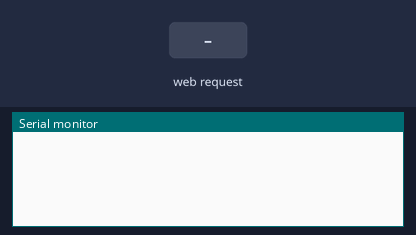
Bench run of a sketch on a simulated ESP8266 (NodeMCU). Parts: the last lines printed to the serial monitor. Inputs (shaded band) come from the test bench. Storage starts empty.

Above: at 1.2 s.
1.3 s: HTTP request GET /saveconfig received
At 2.5 s:
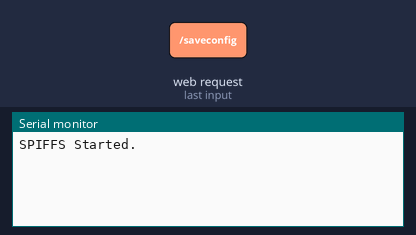
2.8 s: HTTP request GET /readconfig received
At 4.0 s:
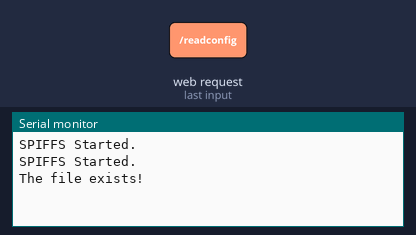

The sketch:

web.ino
```cpp
#include <FS.h>
#include <WiFiUdp.h>
#include <ESP8266WiFi.h>
#include <ESP8266WebServer.h>
#include <ArduinoJson.h>
#include <ESP8266HTTPClient.h>

#ifdef ESP32
#include <SPIFFS.h>
#endif

ESP8266WebServer webServer(80);

#define ACCESSORY_NAME  ("人体存在传感器")
#define ACCESSORY_SN  ("SN_20220713")
#define ACCESSORY_MANUFACTURER ("bilibili:白纸最开心; 抖音:白纸最开心; github:https://github.com/wisonlau/arduino_webconfig")
#define ACCESSORY_MODEL  ("XBPB004")
#define compile_time "2022-07-16 20:20:20"

String WifiPrefix = "motion-";
String config_path = "/config.json";

uint8_t MAC_array_STA[6];
uint8_t MAC_array_AP[6];
char MAC_CHAR_STA[18];
char MAC_CHAR_AP[18];

// config
char radar_exist[255]; // 雷达有人射频
char radar_not_exist[255]; // 雷达无人射频
char infrared_ray_exist[255]; // 红外有人射频
char infrared_ray_not_exist[255]; // 红外无人射频
int delay_report = 5; // 延时上报
char location[255]; // 位置
String read_config_data = ""; // 读取到的配置数据

void setup() {
  Serial.begin(9600);
  wifiInit();
  webserverInit();
}

void wifiInit() {
  WiFi.mode(WIFI_AP_STA);
  IPAddress softLocal(192, 168, 4, 1);
  IPAddress softGateway(192, 168, 4, 1);
  IPAddress softSubnet(255, 255, 255, 0);
  WiFi.softAPConfig(softLocal, softGateway, softSubnet);
  String chipId = String(ESP.getChipId());
  String apName = WifiPrefix + chipId;
  const char *softAPName = apName.c_str();
  WiFi.softAP(softAPName);
}

void webserverInit() {
  webServer.on("/operate", operate);
  webServer.on("/clearconfig", clearconfig);
  webServer.on("/saveconfig", saveconfig);
  webServer.on("/readconfig", readconfig);
  webServer.on("/test", test);
  webServer.onNotFound(webpage);
  webServer.begin();
}

#include "Web_page.h"
void webpage() {
  webServer.send(200, "text/html", html_page);
}

void operate() {
  ESP.restart();
}

void clearconfig() {
  if (SPIFFS.begin()) {
    SPIFFS.remove(config_path);
    webServer.send(200, "application/json;charset=UTF-8;", "clear config success!");
  } else {
    SPIFFS.remove(config_path);
    webServer.send(200, "application/json;charset=UTF-8;", "clear config fail!");
  }
}

void saveconfig() {
  if (webServer.hasArg("radar_exist")) {
    strcpy(radar_exist, webServer.arg("radar_exist").c_str());
  }
  else
  {
    strcpy(radar_exist, "");
  }

  if (webServer.hasArg("radar_not_exist")) {
    strcpy(radar_not_exist, webServer.arg("radar_not_exist").c_str());
  }
  else
  {
    strcpy(radar_not_exist, "");
  }

  if (webServer.hasArg("infrared_ray_exist")) {
    strcpy(infrared_ray_exist, webServer.arg("infrared_ray_exist").c_str());
  }
  else
  {
    strcpy(infrared_ray_exist, "");
  }

  if (webServer.hasArg("infrared_ray_not_exist")) {
    strcpy(infrared_ray_not_exist, webServer.arg("infrared_ray_not_exist").c_str());
  }
  else
  {
    strcpy(infrared_ray_not_exist, "");
  }

  if (webServer.hasArg("delay_report")) {
    delay_report = webServer.arg("delay_report").toInt();
  }
  else
  {
    delay_report = 5;
  }

  if (webServer.hasArg("location")) {
    strcpy(location, webServer.arg("location").c_str());
  }
  else
  {
    strcpy(location, "");
  }

  DynamicJsonDocument json(1024);
  json["radar_exist"] = radar_exist;
  json["radar_not_exist"] = radar_not_exist;
  json["infrared_ray_exist"] = infrared_ray_exist;
  json["infrared_ray_not_exist"] = infrared_ray_not_exist;
  json["delay_report"] = delay_report;
  json["location"] = location;
  String output;
  serializeJson(json, output);

  if (delay_report)
  {
    boolean save_status = saveConfigFunc(output);
  }

  webServer.send(200, "application/json;charset=UTF-8;", output);
}

void readconfig() {
  readConfigFunc();
  webServer.send(200, "application/json;charset=UTF-8;", read_config_data);
}

void test() {
  webServer.send(200, "application/json;charset=UTF-8;", "ok");
}

void readConfigFunc() {
  if (SPIFFS.begin()) {
    Serial.println("SPIFFS Started.");
    bool exist = SPIFFS.exists(config_path);
    if (exist) {
      Serial.println("The file exists!");
      File f = SPIFFS.open(config_path, "r");
      if (!f) {
        Serial.println("Open file fail!");
      } else
      {
        int s = f.size();
        read_config_data = f.readString();
      }
      f.close();
    }
  } else {
    Serial.println("SPIFFS Failed to Start.");
  }
}

boolean saveConfigFunc(String str) {
  if (SPIFFS.begin()) {
    Serial.println("SPIFFS Started.");
    File dataFile = SPIFFS.open(config_path, "w");
    dataFile.println(str);
    dataFile.close();
    return true;
  } else {
    Serial.println("SPIFFS Failed to Start.");
    return false;
  }
}

void loop() {
  webServer.handleClient();
}
```

Source omitted: web_page.h (19165 bytes)

Measured:
- after the input at 1.3 s, the serial monitor: prints a new line at once (image 1)
- after the input at 2.8 s, the serial monitor: prints a new line at once (image 2)
